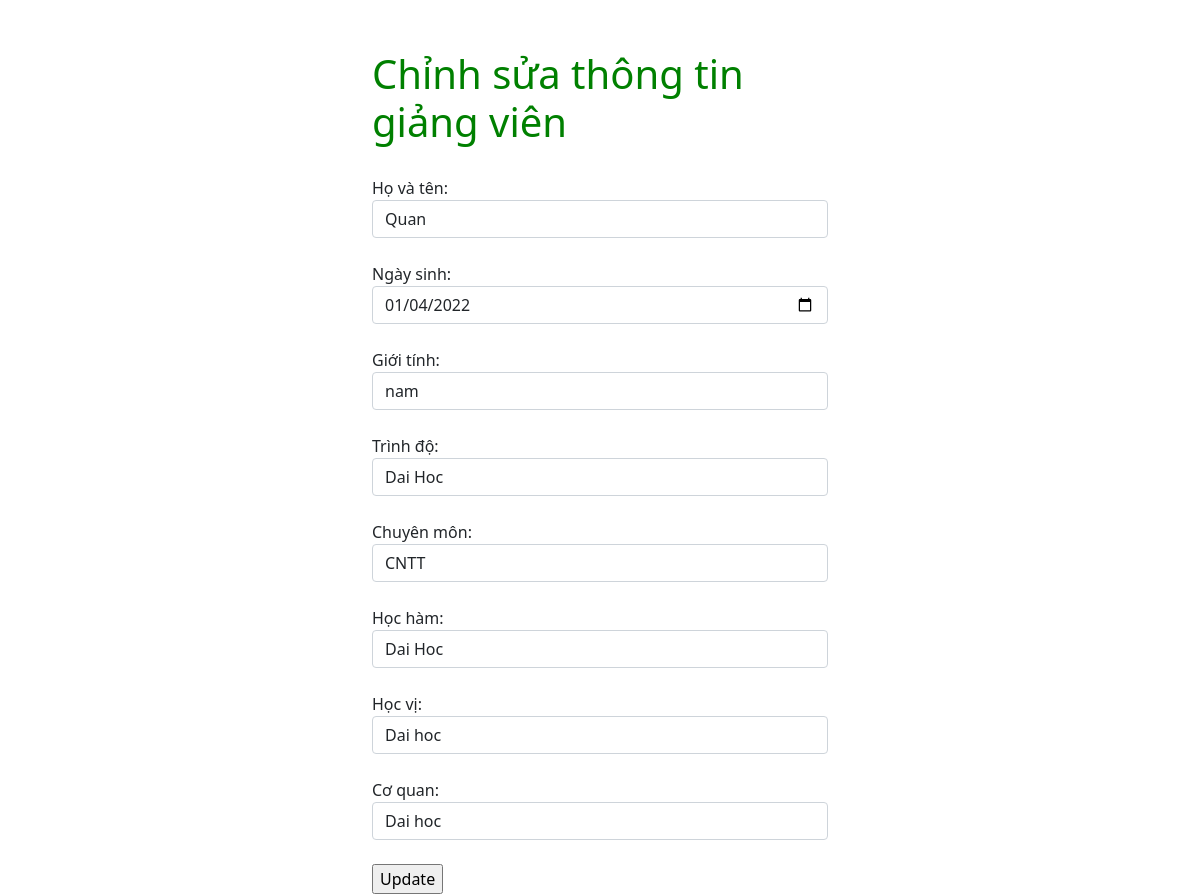
Screenshot of /index.php?act=edit&magv=2 with the database file from the repository.
### tables this page shows
CREATE TABLE `giangvien` (
  `magv` int(11) NOT NULL,
  `hovaten` varchar(255) DEFAULT NULL,
  `ngaysinh` date DEFAULT NULL,
  `gioitinh` varchar(10) DEFAULT NULL,
  `trinhdo` varchar(255) DEFAULT NULL,
  `chuyenmon` varchar(255) DEFAULT NULL,
  `hocham` varchar(255) DEFAULT NULL,
  `hocvi` varchar(255) DEFAULT NULL,
  `coquan` varchar(255) DEFAULT NULL
);

### controller/controller.php (called while the page is built, shortened)
<?php
    require_once 'model/model.php';
    class controller{
        public function edit() {
            $magv = $_GET['magv'];
            $giangvienModel = new model();
            $giangvien = $giangvienModel->getgiangvienById($magv);
            require_once 'view/GiangVien/edit.php';
        }
    }
?>

### index.php (called while the page is built, shortened)
<?php
    require_once "controller/controller.php";
    $object = new controller();
    $object->$action();
?>

### model/model.php (called while the page is built, shortened)
<?php
class model {
    public function getgiangvienById($magv = null) {
        $connection = $this->connectDb();
        $querySelect = "SELECT * FROM giangvien WHERE magv=$magv";
        $results = mysqli_query($connection, $querySelect);
        $giangvien = [];
        if (mysqli_num_rows($results) > 0) {
            $giangviens = mysqli_fetch_all($results, MYSQLI_ASSOC);
            $giangvien = $giangviens[0];
        }
        return $giangvien;
    }
    public function connectDb() {
        $connection = mysqli_connect(DB_HOST,
            DB_USERNAME, DB_PASSWORD, DB_NAME);
        return $connection;
    }
}

### view/Giangvien/edit.php (the view, shortened to what this page needs)
<?php
    require "header.php";
?>
<div style = "width:40%" class="container">
    <h1 style="display: flex;align-items: center;justify-content: center;margin-bottom:30px;margin-top:50px;color:green">Chỉnh sửa thông tin giảng viên</h1>
<form action="" method="post">
Họ và tên:
    <input class="form-control" type="text"
           name="hovaten"
           value="<?php
           echo isset($_POST['hovaten']) ? $_POST['hovaten'] : $giangvien['hovaten']?>"
    />
    <br />
    Ngày sinh:
    <input class="form-control" type="date"
           name="ngaysinh"
           value="<?php
           echo isset($_POST['ngaysinh']) ? $_POST['ngaysinh'] : $giangvien['ngaysinh']?>"
    />
    <br />
    Giới tính:
    <input class="form-control" type="text"
           name="gioitinh"
           value="<?php
           echo isset($_POST['gioitinh']) ? $_POST['gioitinh'] : $giangvien['gioitinh']?>"
    />
    <br />
    Trình độ:
    <input class="form-control" type="text"
           name="trinhdo"
           value="<?php
           echo isset($_POST['trinhdo']) ? $_POST['trinhdo'] : $giangvien['trinhdo']?>"
    />
    <br />
    Chuyên môn:
    <input class="form-control" type="text"
           name="chuyenmon"
           value="<?php
           echo isset($_POST['chuyenmon']) ? $_POST['chuyenmon'] : $giangvien['chuyenmon']?>"
    />
    <br />
    Học hàm:
    <input class="form-control" type="text"
           name="hocham"
           value="<?php
           echo isset($_POST['hocham']) ? $_POST['hocham'] : $giangvien['hocham']?>"
    />
    <br />
    Học vị:
    <input class="form-control" type="text"
           name="hocvi"
           value="<?php
           echo isset($_POST['hocvi']) ? $_POST['hocvi'] : $giangvien['hocvi']?>"
    />
    <br />
    Cơ quan:
    <input class="form-control" type="text"
           name="coquan"
           value="<?php
           echo isset($_POST['coquan']) ? $_POST['coquan'] : $giangvien['coquan']?>"
    />
    <br />
    <input type="submit" name="submit" value="Update" />
</form>
</div>

### rows the page displays
giangvien: hovaten "Quan", ngaysinh "01/04/2022", gioitinh "nam", trinhdo "Dai Hoc", chuyenmon "CNTT", hocham "Dai Hoc", hocvi "Dai hoc", coquan "Dai hoc"
